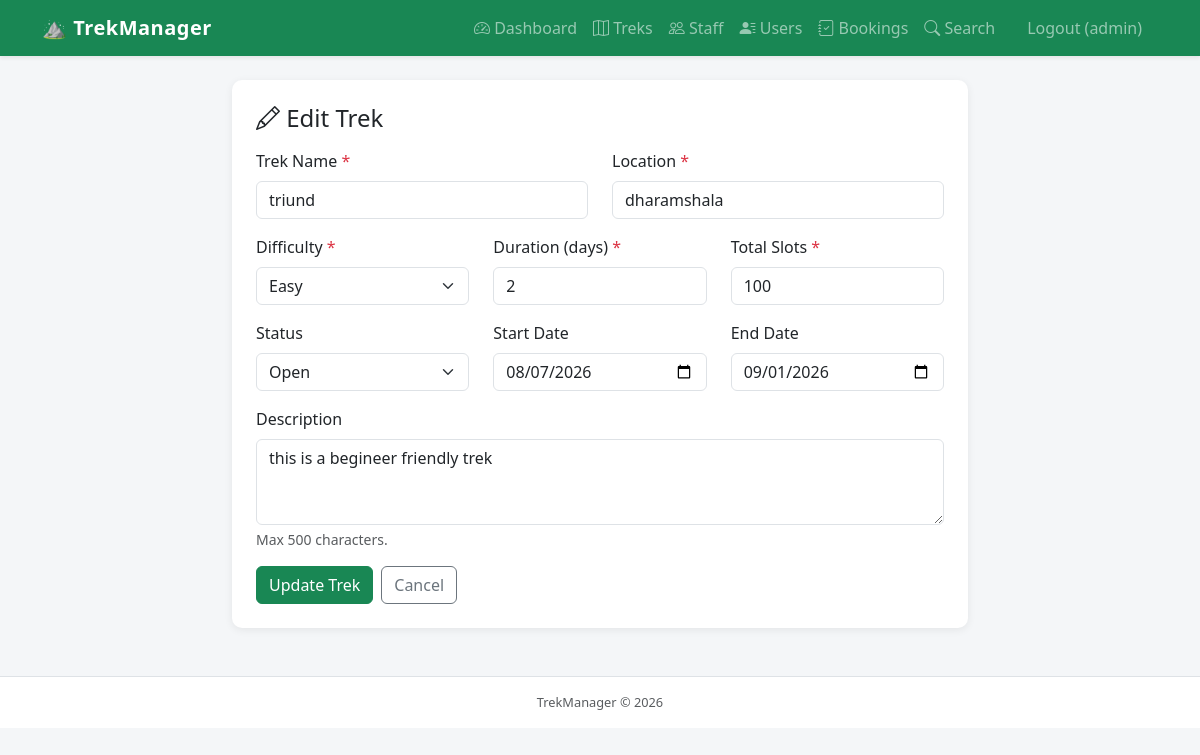
/admin/treks/1/edit (signed in), run on the app's committed database.
### models.py (models this page shows, shortened)
class User(UserMixin, db.Model):
    id = db.Column(db.Integer, primary_key=True)
    username = db.Column(db.String(80), unique=True, nullable=False)
    email = db.Column(db.String(120), unique=True, nullable=False)
    password_hash = db.Column(db.String(200), nullable=False)
    role = db.Column(db.String(20), nullable=False, default='user')  # admin, staff, user
    is_blacklisted = db.Column(db.Boolean, default=False)
    created_at = db.Column(db.DateTime, default=datetime.utcnow)
    bookings = db.relationship('Booking', backref='user', lazy=True)
    staff_profile = db.relationship('StaffProfile', backref='user', uselist=False)

class Trek(db.Model):
    id = db.Column(db.Integer, primary_key=True)
    name = db.Column(db.String(100), nullable=False)
    location = db.Column(db.String(100), nullable=False)
    difficulty = db.Column(db.String(20), nullable=False)  # Easy, Moderate, Hard
    duration = db.Column(db.Integer, nullable=False)  # in days
    total_slots = db.Column(db.Integer, nullable=False)
    available_slots = db.Column(db.Integer, nullable=False)
    status = db.Column(db.String(20), default='Pending')  # Pending, Open, Closed, Completed
    start_date = db.Column(db.Date, nullable=True)
    end_date = db.Column(db.Date, nullable=True)
    description = db.Column(db.Text, nullable=True)
    assigned_staff_id = db.Column(db.Integer, db.ForeignKey('user.id'), nullable=True)
    created_at = db.Column(db.DateTime, default=datetime.utcnow)
    assigned_staff = db.relationship('User', foreign_keys=[assigned_staff_id])
    bookings = db.relationship('Booking', backref='trek', lazy=True)

### routes.py (the view, shortened to what this page needs)
@main.route('/admin/treks/<int:id>/edit', methods=['GET', 'POST'])
@admin_required
def admin_edit_trek(id):
    trek = db.get_or_404(Trek, id)
    return render_template('admin/trek_form.html', trek=trek)

### app.py (called while the page is built)
def create_app():
    app = Flask(__name__)
    app.config.from_object(Config)
    db.init_app(app)
    login_manager.init_app(app)
    with app.app_context():
        import models
        db.create_all()
        from create_admin import seed_admin
        seed_admin()
    @login_manager.user_loader
    def load_user(user_id):
        from models import User
        return db.session.get(User, int(user_id))
    from routes import main
    from api_routes import api
    app.register_blueprint(main)
    app.register_blueprint(api, url_prefix='/api')
    return app

### routes.py (called while the page is built)
def admin_required(f):
    @wraps(f)
    def decorated(*args, **kwargs):
        if not current_user.is_authenticated or current_user.role != 'admin':
            flash('Admin access required.', 'danger')
            return redirect(url_for('main.login'))
        return f(*args, **kwargs)
    return decorated

### templates/admin/trek_form.html (shortened to what this page needs)
{% extends 'base.html' %}
{% block content %}
<div class="row justify-content-center">
<div class="col-md-8">
<div class="card p-4">
    <h4 class="mb-3">
        {% if trek %}<i class="bi bi-pencil"></i> Edit Trek{% else %}<i class="bi bi-plus-circle"></i> Create Trek{% endif %}
    </h4>
    <form method="POST" id="trekForm" novalidate>
        <div class="row">
            <div class="col-md-6 mb-3">
                <label class="form-label">Trek Name <span class="text-danger">*</span></label>
                <input type="text" name="name" class="form-control" id="trekName"
                       value="{{ trek.name if trek else '' }}" minlength="2" maxlength="100" required>
            </div>
            <div class="col-md-6 mb-3">
                <label class="form-label">Location <span class="text-danger">*</span></label>
                <input type="text" name="location" class="form-control" id="trekLocation"
                       value="{{ trek.location if trek else '' }}" required>
            </div>
        </div>
        <div class="row">
            <div class="col-md-4 mb-3">
                <label class="form-label">Difficulty <span class="text-danger">*</span></label>
                <select name="difficulty" class="form-select" required>
                    {% for d in ['Easy', 'Moderate', 'Hard'] %}
                        <option value="{{ d }}" {% if trek and trek.difficulty == d %}selected{% endif %}>{{ d }}</option>
                    {% endfor %}
                </select>
            </div>
            <div class="col-md-4 mb-3">
                <label class="form-label">Duration (days) <span class="text-danger">*</span></label>
                <input type="number" name="duration" class="form-control" id="trekDuration"
                       min="1" max="365" value="{{ trek.duration if trek else '' }}" required>
            </div>
            <div class="col-md-4 mb-3">
                <label class="form-label">Total Slots <span class="text-danger">*</span></label>
                <input type="number" name="total_slots" class="form-control" id="trekSlots"
                       min="1" max="1000" value="{{ trek.total_slots if trek else '' }}" required>
            </div>
        </div>
        <div class="row">
            <div class="col-md-4 mb-3">
                <label class="form-label">Status</label>
                <select name="status" class="form-select">
                    {% for s in ['Pending', 'Open', 'Closed', 'Completed'] %}
                        <option value="{{ s }}" {% if trek and trek.status == s %}selected{% endif %}>{{ s }}</option>
                    {% endfor %}
                </select>
            </div>
            <div class="col-md-4 mb-3">
                <label class="form-label">Start Date</label>
                <input type="date" name="start_date" class="form-control" id="startDate"
                       value="{{ trek.start_date.strftime('%Y-%m-%d') if trek and trek.start_date else '' }}">
            </div>
            <div class="col-md-4 mb-3">
                <label class="form-label">End Date</label>
                <input type="date" name="end_date" class="form-control" id="endDate"
                       value="{{ trek.end_date.strftime('%Y-%m-%d') if trek and trek.end_date else '' }}">
            </div>
        </div>
        <div class="mb-3">
            <label class="form-label">Description</label>
            <textarea name="description" class="form-control" rows="3"
                      maxlength="500">{{ trek.description if trek else '' }}</textarea>
            <div class="form-text">Max 500 characters.</div>
        </div>
        <div class="d-flex gap-2">
            <button type="submit" class="btn btn-success">
                {% if trek %}Update Trek{% else %}Create Trek{% endif %}
            </button>
            <a href="{{ url_for('main.admin_treks') }}" class="btn btn-outline-secondary">Cancel</a>
        </div>
    </form>
</div>
</div>
</div>
{% endblock %}

### templates/base.html (shortened to what this page needs)
<!DOCTYPE html>
<html lang="en">
<head>
    <link href="https://cdn.jsdelivr.net/npm/bootstrap@5.3.2/dist/css/bootstrap.min.css" rel="stylesheet">
    <link href="https://cdn.jsdelivr.net/npm/bootstrap-icons@1.11.3/font/bootstrap-icons.min.css" rel="stylesheet">
</head>
<body>
<nav class="navbar navbar-expand-lg navbar-dark bg-success shadow-sm">
    <div class="container">
        <a class="navbar-brand" href="#">&#9968; TrekManager</a>
        <div class="collapse navbar-collapse" id="navMenu">
            <ul class="navbar-nav ms-auto align-items-lg-center">
                {% if current_user.is_authenticated %}
                    {% if current_user.role == 'admin' %}
                        <li class="nav-item"><a class="nav-link" href="{{ url_for('main.admin_dashboard') }}"><i class="bi bi-speedometer2"></i> Dashboard</a></li>
                        <li class="nav-item"><a class="nav-link" href="{{ url_for('main.admin_treks') }}"><i class="bi bi-map"></i> Treks</a></li>
                        <li class="nav-item"><a class="nav-link" href="{{ url_for('main.admin_staff') }}"><i class="bi bi-people"></i> Staff</a></li>
                        <li class="nav-item"><a class="nav-link" href="{{ url_for('main.admin_users') }}"><i class="bi bi-person-lines-fill"></i> Users</a></li>
                        <li class="nav-item"><a class="nav-link" href="{{ url_for('main.admin_bookings') }}"><i class="bi bi-journal-check"></i> Bookings</a></li>
                        <li class="nav-item"><a class="nav-link" href="{{ url_for('main.admin_search') }}"><i class="bi bi-search"></i> Search</a></li>
                    {% elif current_user.role == 'staff' %}
                        <li class="nav-item"><a class="nav-link" href="{{ url_for('main.staff_dashboard') }}"><i class="bi bi-speedometer2"></i> Dashboard</a></li>
                    {% endif %}
                    <li class="nav-item ms-lg-2">
                        <a class="nav-link btn btn-outline-light btn-sm px-3" href="{{ url_for('main.logout') }}">
                            Logout <span class="d-none d-lg-inline">({{ current_user.username }})</span>
                        </a>
                    </li>
                {% else %}
                    <li class="nav-item"><a class="nav-link" href="{{ url_for('main.login') }}">Login</a></li>
                    <li class="nav-item"><a class="nav-link" href="{{ url_for('main.register') }}">Register</a></li>
                {% endif %}
            </ul>
        </div>
    </div>
</nav>
<div class="container mt-4 mb-5">
    {% block content %}{% endblock %}
</div>
<footer class="text-center text-muted py-3 border-top bg-white">
    TrekManager &copy; 2026
</footer>
</body>
</html>

### templates/base.html (style rules this page uses)
body { background-color: #f4f6f8; }
.navbar-brand { font-weight: 700; letter-spacing: .5px; }
.card { border: none; box-shadow: 0 2px 8px rgba(0,0,0,.07); border-radius: 10px; }
footer { font-size: .8rem; }

### data on the page
User: username "admin"
Trek: name "triund", location "dharamshala", difficulty "Easy", duration "2", total_slots "100", status "Open", start_date "08/07/2026", end_date "09/01/2026", description "this is a begineer friendly trek"
